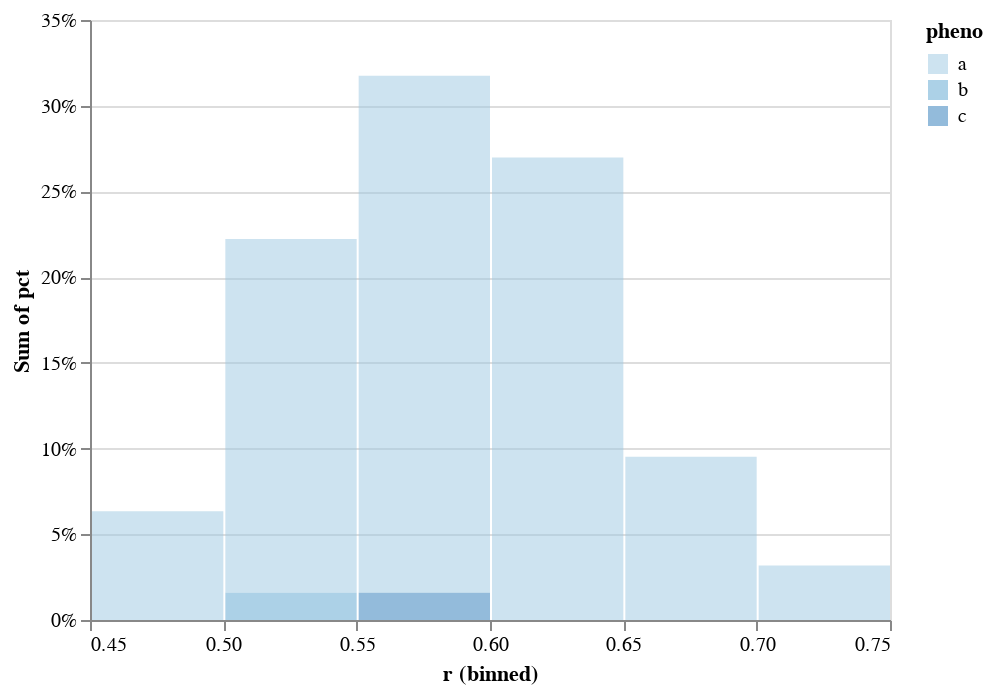

Notebook code cell kept with this figure:
### Code cell
alt.Chart(source).transform_joinaggregate(
    total='count(*)'
).transform_calculate(
    pct='1 / datum.total'
).mark_bar(opacity=0.5).encode(
    alt.X('r:Q', bin=True),
    alt.Y('sum(pct):Q', axis=alt.Axis(format='%')),
    color="pheno:O"
)

### Figure 1 — Vega-Lite specification as saved in the notebook (floating-point values rounded to 4 significant figures)
{"config": {"view": {"continuousWidth": 400, "continuousHeight": 300}}, "data": {"name": "data-e4dc89ec476373160e0c27f2f9a0e8ad"}, "mark": {"type": "bar", "opacity": 0.5}, "encoding": {"color": {"type": "ordinal", "field": "pheno"}, "x": {"type": "quantitative", "bin": true, "field": "r"}, "y": {"type": "quantitative", "aggregate": "sum", "axis": {"format": "%"}, "field": "pct"}}, "transform": [{"joinaggregate": [{"op": "count", "field": "*", "as": "total"}]}, {"calculate": "1 / datum.total", "as": "pct"}], "$schema": "https://vega.github.io/schema/vega-lite/v4.0.2.json", "datasets": {"data-e4dc89ec476373160e0c27f2f9a0e8ad": [{"pheno": "a", "r": 0.5949}, {"pheno": "a", "r": 0.5413}, {"pheno": "a", "r": 0.5226}, {"pheno": "a", "r": 0.4952}, {"pheno": "a", "r": 0.6}, {"pheno": "a", "r": 0.5392}, {"pheno": "a", "r": 0.5874}, {"pheno": "a", "r": 0.6517}, {"pheno": "a", "r": 0.6238}, {"pheno": "a", "r": 0.5955}, {"pheno": "a", "r": 0.4817}, {"pheno": "a", "r": 0.6289}, {"pheno": "a", "r": 0.5628}, {"pheno": "a", "r": 0.4733}, {"pheno": "a", "r": 0.6962}, {"pheno": "a", "r": 0.6099}, {"pheno": "a", "r": 0.6257}, {"pheno": "a", "r": 0.6763}, {"pheno": "a", "r": 0.5515}, {"pheno": "a", "r": 0.5696}, {"pheno": "a", "r": 0.6517}, {"pheno": "a", "r": 0.5696}, {"pheno": "a", "r": 0.5887}, {"pheno": "a", "r": 0.5375}, {"pheno": "a", "r": 0.603}, {"pheno": "a", "r": 0.6464}, {"pheno": "a", "r": 0.6221}, {"pheno": "a", "r": 0.5938}, {"pheno": "a", "r": 0.5942}, {"pheno": "a", "r": 0.5446}, {"pheno": "a", "r": 0.5065}, {"pheno": "a", "r": 0.637}, {"pheno": "a", "r": 0.5027}, {"pheno": "a", "r": 0.5263}, {"pheno": "a", "r": 0.5161}, {"pheno": "a", "r": 0.6056}, {"pheno": "a", "r": 0.5846}, {"pheno": "a", "r": 0.5809}, {"pheno": "a", "r": 0.6026}, {"pheno": "a", "r": 0.4914}, {"pheno": "a", "r": 0.5751}, {"pheno": "a", "r": 0.6296}, {"pheno": "a", "r": 0.5983}, {"pheno": "a", "r": 0.5763}, {"pheno": "a", "r": 0.6088}, {"pheno": "a", "r": 0.6642}, {"pheno": "a", "r": 0.5145}, {"pheno": "a", "r": 0.6834}, {"pheno": "a", "r": 0.5478}, {"pheno": "a", "r": 0.633}, {"pheno": "a", "r": 0.6056}, {"pheno": "a", "r": 0.5893}, {"pheno": "a", "r": 0.612}, {"pheno": "a", "r": 0.7262}, {"pheno": "a", "r": 0.5538}, {"pheno": "a", "r": 0.5964}, {"pheno": "a", "r": 0.6081}, {"pheno": "a", "r": 0.7024}, {"pheno": "a", "r": 0.5968}, {"pheno": "a", "r": 0.5237}, {"pheno": "a", "r": 0.5177}, {"pheno": "b", "r": 0.5467}, {"pheno": "c", "r": 0.5622}]}}
